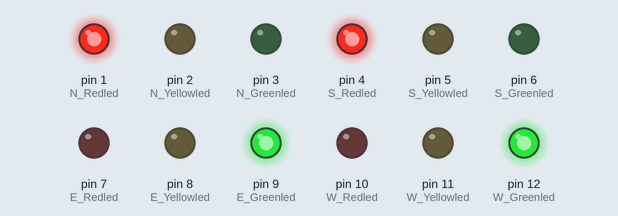
Simulated run of this sketch. Board: Arduino Uno, built with avr-gcc and run on an emulated ATmega328P. Shown: output pins drawn as LEDs (lit = HIGH).

Above: at 0.1 s.
At 5.1 s:
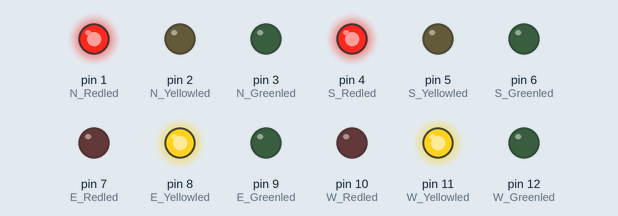
At 8.1 s:
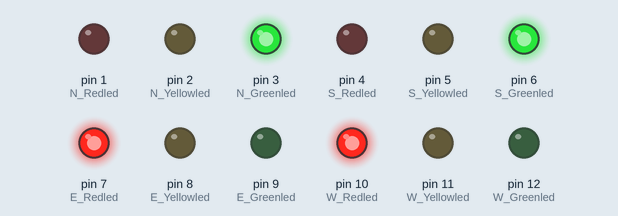
At 15.1 s:
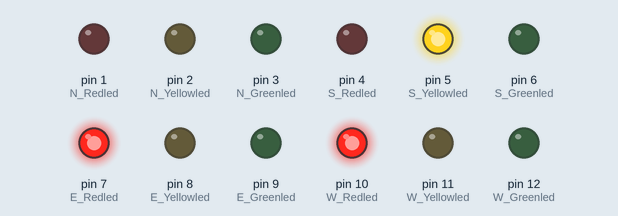
At 25.1 s:
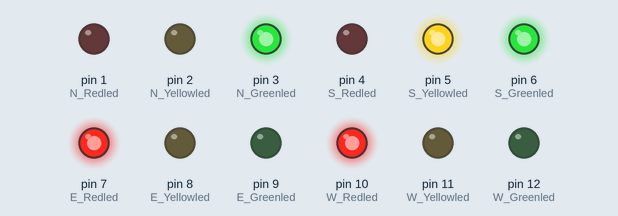
At 34.1 s:
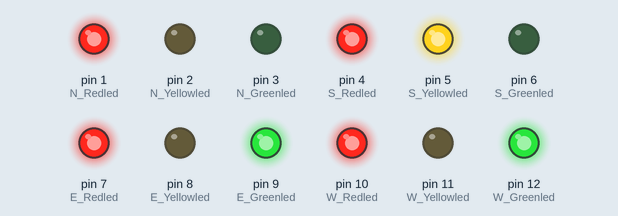
Timing chart, 0 to 40.0 s (numbered marks = the images above):
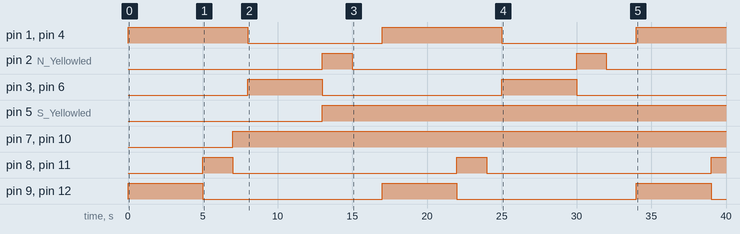

The sketch:

sketch_jun02c.ino
```cpp
const int N_Redled=1;
const int N_Yellowled=2;
const int N_Greenled=3;
const int S_Redled=4;
const int S_Yellowled=5;
const int S_Greenled=6;
const int E_Redled=7;
const int E_Yellowled=8;
const int E_Greenled=9;
const int W_Redled=10;
const int W_Yellowled=11;
const int W_Greenled=12;

void setup() {

  pinMode(N_Redled,OUTPUT);
  pinMode(N_Yellowled,OUTPUT);
  pinMode(N_Greenled,OUTPUT);
  pinMode(S_Redled,OUTPUT);
  pinMode(S_Yellowled,OUTPUT);
  pinMode(S_Greenled,OUTPUT);
  pinMode(E_Redled,OUTPUT);
  pinMode(E_Yellowled,OUTPUT);
  pinMode(E_Greenled,OUTPUT);
  pinMode(W_Redled,OUTPUT);
  pinMode(W_Yellowled,OUTPUT);
  pinMode(W_Greenled,OUTPUT);

}

void loop() {
   //east to west
  digitalWrite(N_Redled,HIGH);
  digitalWrite(S_Redled,HIGH);
  digitalWrite(E_Greenled,HIGH);
  digitalWrite(W_Greenled,HIGH);
  delay(5000);
  digitalWrite(E_Greenled,LOW);
  digitalWrite(W_Greenled,LOW);
  digitalWrite(E_Yellowled,HIGH);
  digitalWrite(W_Yellowled,HIGH);
  delay(2000);
  digitalWrite(E_Yellowled,LOW);
  digitalWrite(W_Yellowled,LOW);
  digitalWrite(E_Redled,HIGH);
  digitalWrite(W_Redled,HIGH);
  delay(1000);
  //south to north
  digitalWrite(S_Redled,LOW);
  digitalWrite(N_Redled,LOW);
  digitalWrite(N_Greenled,HIGH);
  digitalWrite(S_Greenled,HIGH);
  delay(5000);
  digitalWrite(N_Greenled,LOW);
  digitalWrite(S_Greenled,LOW);
  digitalWrite(N_Yellowled,HIGH);
  digitalWrite(S_Yellowled,HIGH);
  delay(2000);
  digitalWrite(N_Yellowled,LOW);
  digitalWrite(S_Greenled,LOW);
  digitalWrite(E_Redled,HIGH);
  digitalWrite(W_Redled,HIGH);
  delay(2000);


}
```

Measured:
- by itself, pin 1 (N_Redled), pin 4 (S_Redled): alternates HIGH for 8.0 s and LOW for 9.0 s
- by itself, pin 2 (N_Yellowled), pin 8 (E_Yellowled), pin 11 (W_Yellowled): alternates HIGH for 2.0 s and LOW for 15.0 s
- by itself, pin 3 (N_Greenled), pin 6 (S_Greenled), pin 9 (E_Greenled), pin 12 (W_Greenled): alternates HIGH for 5.0 s and LOW for 12.0 s
- by itself, pin 5 (S_Yellowled): LOW → HIGH at 13.0 s
- by itself, pin 7 (E_Redled), pin 10 (W_Redled): LOW → HIGH at 7.0 s
